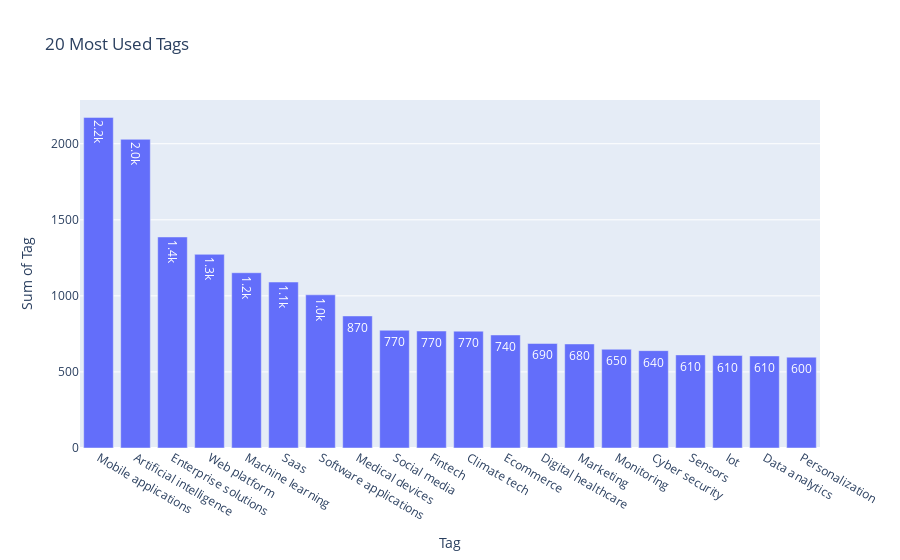
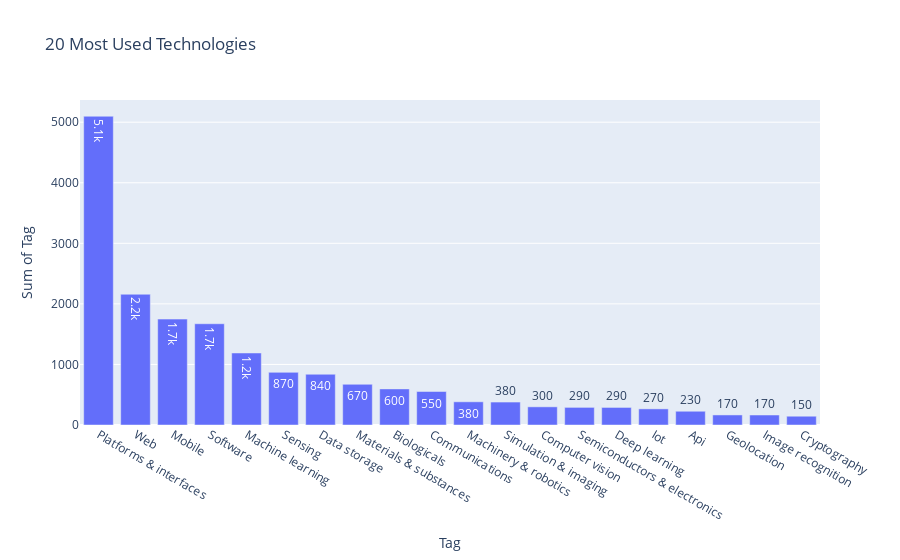
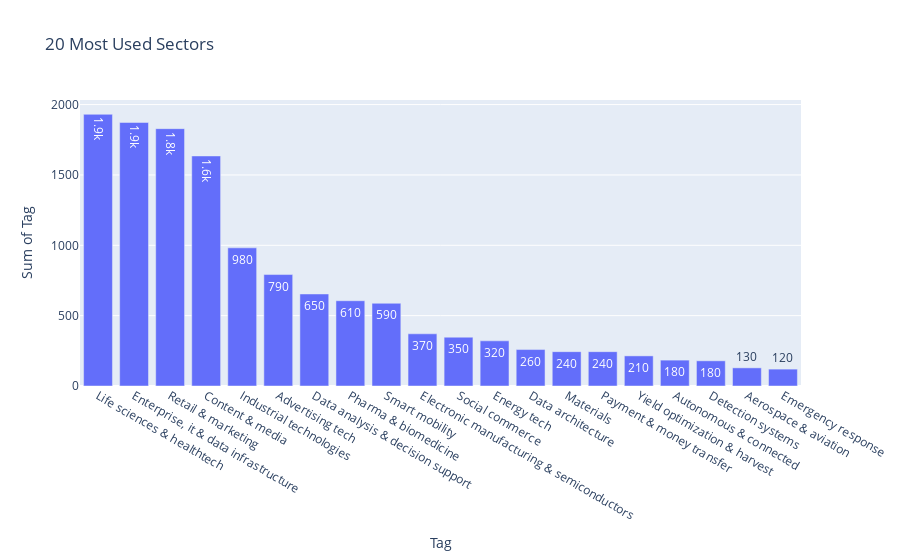

Here is the notebook cell these charts were saved with, in order:
### Code cell
tag_most_used = get_most_used(get_sum_dict(reduced_df, tag_cols),20)
tech_most_used = get_most_used(get_sum_dict(reduced_df, technology_list),20)
sector_most_used = get_most_used(get_sum_dict(reduced_df, sector_list),20)

plotly_most_used(tag_most_used, "Tags")
plotly_most_used(tech_most_used, "Technologies")
plotly_most_used(sector_most_used, "Sectors")

### Figure 1 — Plotly figure (JSON) as saved in the notebook; plotly's stock layout.template omitted (floating-point values rounded to 4 significant figures)
{"data": [{"alignmentgroup": "True", "hovertemplate": "Tag=%{x}<br>Sum of Tag=%{y}<extra></extra>", "legendgroup": "", "marker": {"color": "#636efa", "pattern": {"shape": ""}}, "name": "", "offsetgroup": "", "orientation": "v", "showlegend": false, "textposition": "auto", "texttemplate": "%{y:.2s}", "type": "bar", "x": ["Mobile applications", "Artificial intelligence", "Enterprise solutions", "Web platform", "Machine learning", "Saas", "Software applications", "Medical devices", "Social media", "Fintech", "Climate tech", "Ecommerce", "Digital healthcare", "Marketing", "Monitoring", "Cyber security", "Sensors", "Iot", "Data analytics", "Personalization"], "xaxis": "x", "y": [2173, 2029, 1387, 1273, 1152, 1091, 1007, 868, 774, 769, 768, 743, 687, 684, 649, 640, 612, 608, 605, 597], "yaxis": "y"}], "layout": {"barmode": "relative", "legend": {"tracegroupgap": 0}, "title": {"text": "20 Most Used Tags"}, "xaxis": {"anchor": "y", "domain": [0, 1], "title": {"text": "Tag"}}, "yaxis": {"anchor": "x", "domain": [0, 1], "title": {"text": "Sum of Tag"}}}}

### Figure 2 — Plotly figure (JSON) as saved in the notebook; plotly's stock layout.template omitted (floating-point values rounded to 4 significant figures)
{"data": [{"alignmentgroup": "True", "hovertemplate": "Tag=%{x}<br>Sum of Tag=%{y}<extra></extra>", "legendgroup": "", "marker": {"color": "#636efa", "pattern": {"shape": ""}}, "name": "", "offsetgroup": "", "orientation": "v", "showlegend": false, "textposition": "auto", "texttemplate": "%{y:.2s}", "type": "bar", "x": ["Platforms & interfaces", "Web", "Mobile", "Software", "Machine learning", "Sensing", "Data storage", "Materials & substances", "Biologicals", "Communications", "Machinery & robotics", "Simulation & imaging", "Computer vision", "Semiconductors & electronics", "Deep learning", "Iot", "Api", "Geolocation", "Image recognition", "Cryptography"], "xaxis": "x", "y": [5098, 2159, 1749, 1672, 1189, 869, 838, 672, 596, 553, 383, 379, 300, 291, 290, 266, 227, 166, 165, 145], "yaxis": "y"}], "layout": {"barmode": "relative", "legend": {"tracegroupgap": 0}, "title": {"text": "20 Most Used Technologies"}, "xaxis": {"anchor": "y", "domain": [0, 1], "title": {"text": "Tag"}}, "yaxis": {"anchor": "x", "domain": [0, 1], "title": {"text": "Sum of Tag"}}}}

### Figure 3 — Plotly figure (JSON) as saved in the notebook; plotly's stock layout.template omitted (floating-point values rounded to 4 significant figures)
{"data": [{"alignmentgroup": "True", "hovertemplate": "Tag=%{x}<br>Sum of Tag=%{y}<extra></extra>", "legendgroup": "", "marker": {"color": "#636efa", "pattern": {"shape": ""}}, "name": "", "offsetgroup": "", "orientation": "v", "showlegend": false, "textposition": "auto", "texttemplate": "%{y:.2s}", "type": "bar", "x": ["Life sciences & healthtech", "Enterprise, it & data infrastructure", "Retail & marketing", "Content & media", "Industrial technologies", "Advertising tech", "Data analysis & decision support", "Pharma & biomedicine", "Smart mobility", "Electronic manufacturing & semiconductors", "Social commerce", "Energy tech", "Data architecture", "Materials", "Payment & money transfer", "Yield optimization & harvest", "Autonomous & connected", "Detection systems", "Aerospace & aviation", "Emergency response"], "xaxis": "x", "y": [1931, 1873, 1829, 1635, 982, 792, 654, 606, 588, 371, 347, 321, 259, 244, 244, 214, 184, 179, 129, 120], "yaxis": "y"}], "layout": {"barmode": "relative", "legend": {"tracegroupgap": 0}, "title": {"text": "20 Most Used Sectors"}, "xaxis": {"anchor": "y", "domain": [0, 1], "title": {"text": "Tag"}}, "yaxis": {"anchor": "x", "domain": [0, 1], "title": {"text": "Sum of Tag"}}}}
